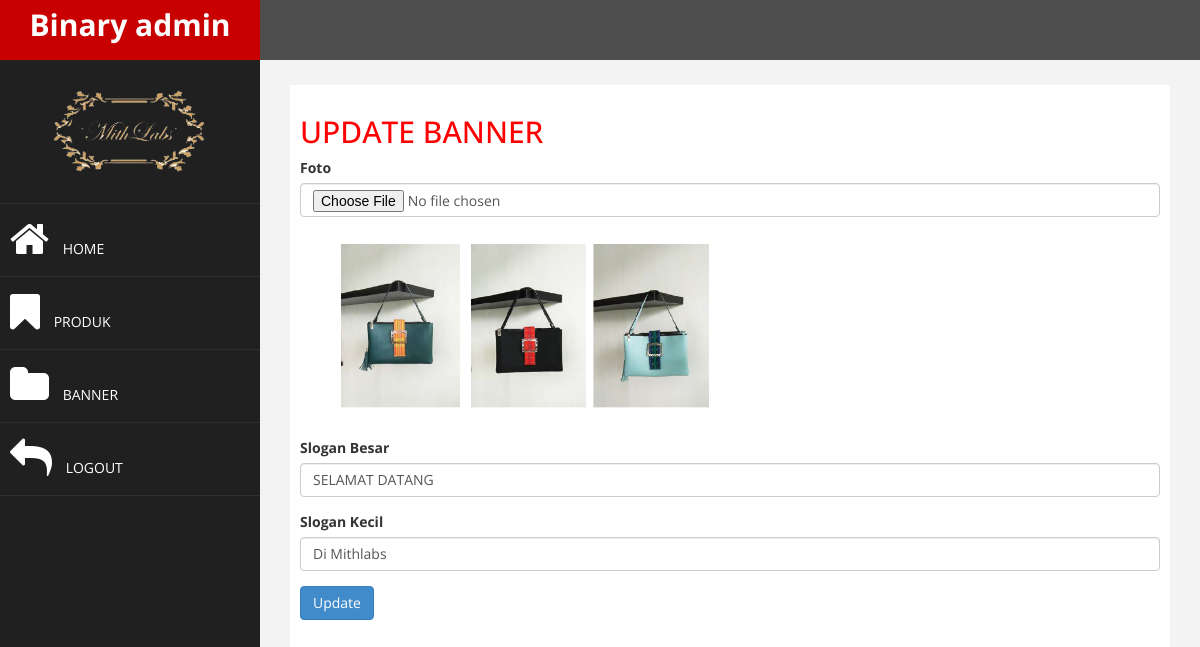
Screenshot of /bs-binary-admin/index.php?halaman=ubahbanner&id=1 (signed in) with the database file from the repository.
### tables this page shows
CREATE TABLE `tbl_banner` (
  `id_banner` int(11) UNSIGNED NOT NULL,
  `foto_banner` varchar(100) NOT NULL,
  `slogan1_banner` varchar(50) NOT NULL,
  `slogan2_banner` varchar(50) DEFAULT NULL
);

### bs-binary-admin/ubahbanner.php (the view, shortened to what this page needs)
<h2>UPDATE BANNER</h2>
<?php
$ambil = $koneksi->query("SELECT * FROM tbl_banner WHERE id_banner='$_GET[id]' ");
$pecah = $ambil->fetch_assoc();
  ?>
  <form method="post" enctype="multipart/form-data">
	<div class="form-group">
		<label for="img">Foto</label>
		<input type="file" class="form-control" name="banner" accept="image/*">
	</div>
    <div class="form-group">
		<img src="../images/<?php echo $pecah['foto_banner']; ?>" width="450">
	</div>
    <div class="form-group">
		<label>Slogan Besar</label>
		<input type="text" class="form-control" name="slogan1" value="<?php echo $pecah['slogan1_banner'];  ?>">
	</div>
	<div class="form-group">
		<label>Slogan Kecil</label>
		<input type="text" class="form-control" name="slogan2" value="<?php echo $pecah['slogan2_banner'];  ?>">
	</div>
	<button class="btn btn-primary" name="ubah">Update</button>
  	</div>

### bs-binary-admin/assets/css/custom.css (style rules this page uses)
body { font-family: 'Open Sans', sans-serif; }
h2 { color: #f00; }

### rows the page displays
tbl_banner: foto_banner (picture), slogan1 "SELAMAT DATANG", slogan2 "Di Mithlabs"
